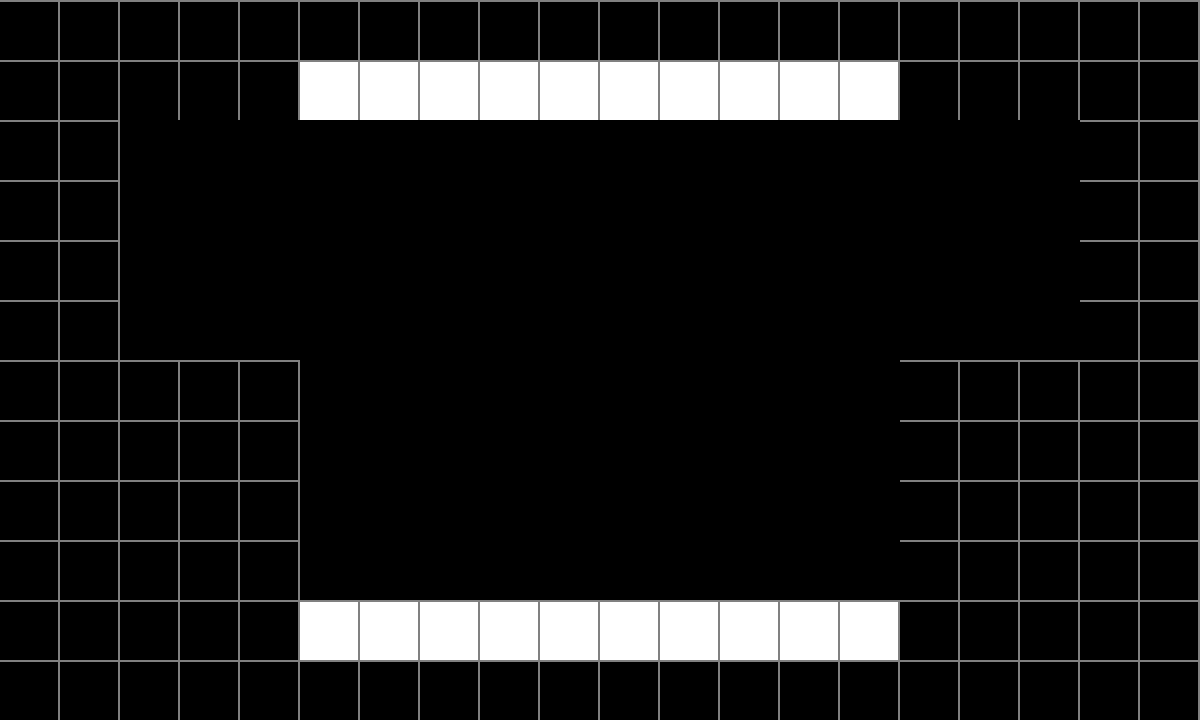

Below is a game level as drawn by its tile map, then a one-line description and the .tmx that defines it (tile-layer data replaced by summaries):
An orthogonal 20x12 tile map with 60x60 px tiles, 2 tile layers (non-portal-able, portal-able) and 14 objects (player, exit 1).

<map version="1.0" orientation="orthogonal" renderorder="right-down" width="20" height="12" tilewidth="60" tileheight="60" nextobjectid="239">
 <tileset firstgid="1" name="test-tileset" tilewidth="60" tileheight="60" tilecount="12">
  <image source="test-tileset.png" width="240" height="180" />
 </tileset>
 <layer name="non-portal-able" width="20" height="12">
  <data>[240 cells, 116 non-empty, 1 distinct tile ids]</data>
 </layer>
 <layer name="portal-able" width="20" height="12">
  <data>[240 cells, 20 non-empty, 1 distinct tile ids]</data>
 </layer>
 <objectgroup name="boxes">
  <object id="236" x="456.5" y="250.5" width="55" height="55" />
 </objectgroup>
 <objectgroup name="player">
  <object id="46" name="player" x="217.333" y="122.667" width="60" height="120" />
 </objectgroup>
 <objectgroup name="buttons" />
 <objectgroup name="exits">
  <object id="109" name="exit 1" x="1050" y="180" width="30" height="180">
   <properties>
    <property name="NextLevel" value="2" />
   </properties>
  </object>
 </objectgroup>
 <objectgroup name="surfaces">
  <object id="82" x="0" y="120" width="120" height="240" />
  <object id="85" x="0" y="0" width="300" height="120" />
  <object id="216" x="1080" y="120" width="120" height="240" />
  <object id="218" x="0" y="360" width="300" height="360" />
  <object id="220" x="900" y="360" width="300" height="360" />
  <object id="223" x="900" y="0" width="300" height="120" />
  <object id="237" x="300" y="660" width="600" height="60" />
  <object id="238" x="300" y="0" width="600" height="60" />
 </objectgroup>
 <objectgroup name="portable-surfaces">
  <object id="215" x="300" y="600" width="600" height="60" />
  <object id="217" x="300" y="60" width="600" height="60" />
 </objectgroup>
 <objectgroup name="gates" />
 <objectgroup name="acid" />
 <objectgroup name="turrets">
  <object id="234" x="563" y="319" width="60" height="60" />
 </objectgroup>
</map>
